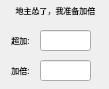
     <widget class="QWidget" name="scrollAreaWidgetContents_11">
      <property name="geometry">
       <rect>
        <x>0</x>
        <y>0</y>
        <width>109</width>
        <height>89</height>
       </rect>
      </property>
      <widget class="QLineEdit" name="jiabei_lineEdit_7">
       <property name="geometry">
        <rect>
         <x>40</x>
         <y>30</y>
         <width>51</width>
         <height>21</height>
        </rect>
       </property>
      </widget>
      <widget class="QLineEdit" name="jiabei_lineEdit_8">
       <property name="geometry">
        <rect>
         <x>40</x>
         <y>60</y>
         <width>51</width>
         <height>21</height>
        </rect>
       </property>
      </widget>
      <widget class="QLabel" name="landlord_label_4">
       <property name="geometry">
        <rect>
         <x>0</x>
         <y>0</y>
         <width>111</width>
         <height>21</height>
        </rect>
       </property>
       <property name="font">
        <font>
         <family>微软雅黑</family>
         <pointsize>6</pointsize>
         <weight>50</weight>
         <italic>false</italic>
         <bold>false</bold>
        </font>
       </property>
       <property name="text">
        <string>地主怂了，我准备加倍</string>
       </property>
       <property name="alignment">
        <set>Qt::AlignCenter</set>
       </property>
      </widget>
      <widget class="QLabel" name="jiabei_label_7">
       <property name="geometry">
        <rect>
         <x>0</x>
         <y>30</y>
         <width>41</width>
         <height>21</height>
        </rect>
       </property>
       <property name="font">
        <font>
         <family>微软雅黑</family>
         <pointsize>6</pointsize>
         <weight>50</weight>
         <italic>false</italic>
         <bold>false</bold>
        </font>
       </property>
       <property name="text">
        <string>超加:</string>
       </property>
       <property name="alignment">
        <set>Qt::AlignCenter</set>
       </property>
      </widget>
      <widget class="QLabel" name="jiabei_label_8">
       <property name="geometry">
        <rect>
         <x>0</x>
         <y>60</y>
         <width>41</width>
         <height>21</height>
        </rect>
       </property>
       <property name="font">
        <font>
         <family>微软雅黑</family>
         <pointsize>6</pointsize>
         <weight>50</weight>
         <italic>false</italic>
         <bold>false</bold>
        </font>
       </property>
       <property name="text">
        <string>加倍:</string>
       </property>
       <property name="alignment">
        <set>Qt::AlignCenter</set>
       </property>
      </widget>
     </widget>
